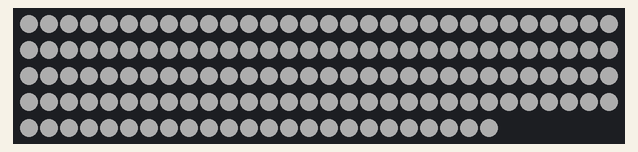
A sketch run on a simulated Arduino Uno, built with avr-gcc and run on an emulated ATmega328P. On the bench: 144 RGB LEDs in strip order, left to right, continuing on the next row. Dim RGB values are drawn brighter than linear; random numbers use the default seed unless the sketch sets one.

Above: at 54.68 s.

The sketch:

arduino_neopix.ino
```cpp
#include <Adafruit_NeoPixel.h>

// LED Strip stuff
#define DATAPIN_NEOPIX1 13
#define NUMPIXELS_NEOPIX1 144 // 144
#define LEDFRINGE_NEOPIX1 0

Adafruit_NeoPixel strip1(NUMPIXELS_NEOPIX1, DATAPIN_NEOPIX1, NEO_GRBW + NEO_KHZ800);


void setup() {
  strip1.begin();           // INITIALIZE NeoPixel strip object (REQUIRED)
  strip1.show();            // Turn OFF all pixels ASAP
  strip1.setBrightness(50); // Set BRIGHTNESS to about 1/5 (max = 255)
}

void loop() {
  // put your main code here, to run repeatedly:
  setWhite(1);
  delay(random(10, 100));
  turnOff(1);
  delay(random(10, 100));
}
```

animations.ino
```cpp
void setWhite(int step) {
  for (int i = 0; i < NUMPIXELS_NEOPIX1; i += step) {
    strip1.setPixelColor(i, strip1.Color(0, 0, 0, 255));
  }
  strip1.show();
}

void turnOff(int step) {
  for (int i = 0; i < NUMPIXELS_NEOPIX1; i += step) {
    strip1.setPixelColor(i, strip1.Color(0, 0, 0, 0));
  }
  strip1.show();
}
```
